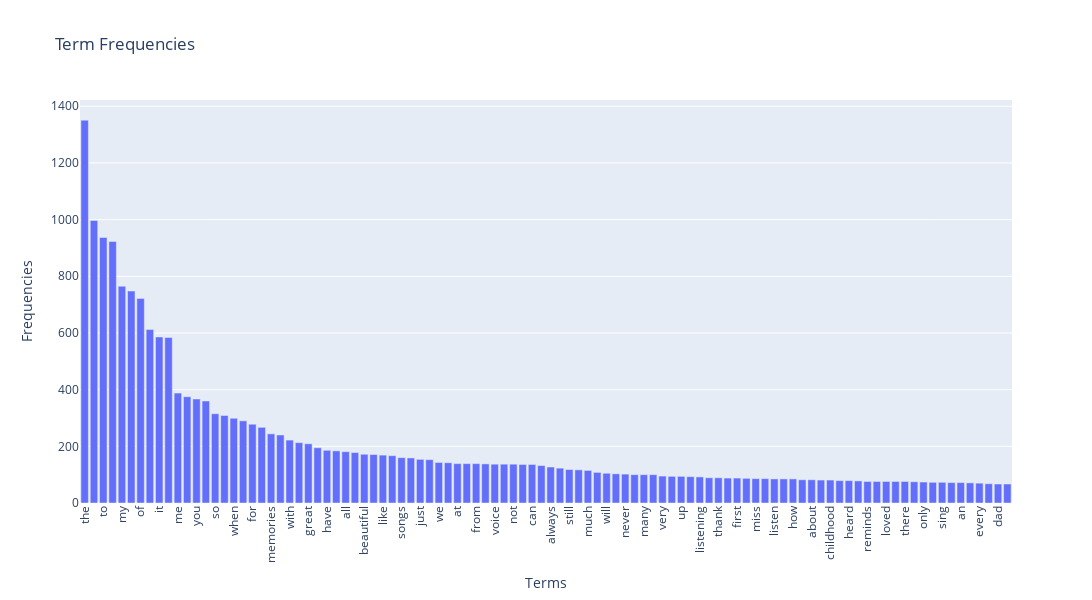

The notebook cell saved with this chart:
### Code cell
# Answer here

# Visualize top 100 terms only 
top_n = 100 
top_indices = np.argsort(term_frequencies)[-top_n:][::-1] 

terms = count_vect.get_feature_names_out()[top_indices]
frequencies = np.array(term_frequencies)[top_indices]

data = pd.DataFrame({'Term': terms, 'Frequency': frequencies})
fig = px.bar(data, x='Term', y='Frequency', title='Term Frequencies', 
              labels={'Term': 'Terms', 'Frequency': 'Frequencies'})
fig.update_layout(xaxis_tickangle=-90, height=600, width=1600)
fig.show()

### Figure 1 — Plotly figure (JSON) as saved in the notebook; plotly's stock layout.template omitted (floating-point values rounded to 4 significant figures)
{"data": [{"alignmentgroup": "True", "hovertemplate": "Terms=%{x}<br>Frequencies=%{y}<extra></extra>", "legendgroup": "", "marker": {"color": "#636efa", "pattern": {"shape": ""}}, "name": "", "offsetgroup": "", "orientation": "v", "showlegend": false, "textposition": "auto", "type": "bar", "x": ["the", "this", "to", "and", "my", "song", "of", "in", "it", "was", "me", "is", "you", "that", "so", "love", "when", "back", "for", "music", "memories", "on", "with", "time", "great", "but", "have", "years", "all", "he", "beautiful", "as", "like", "one", "songs", "old", "just", "her", "we", "she", "at", "be", "from", "good", "voice", "now", "not", "what", "can", "remember", "always", "his", "still", "they", "much", "brings", "will", "are", "never", "had", "many", "days", "very", "am", "up", "best", "listening", "him", "thank", "these", "first", "really", "miss", "who", "listen", "out", "how", "hear", "about", "were", "childhood", "no", "heard", "ever", "reminds", "those", "loved", "would", "there", "by", "only", "know", "sing", "more", "an", "has", "every", "if", "dad", "life"], "xaxis": "x", "y": [1351, 997, 937, 923, 765, 748, 722, 612, 586, 584, 388, 375, 367, 360, 315, 309, 299, 290, 278, 267, 244, 240, 222, 213, 209, 195, 186, 184, 181, 178, 172, 171, 169, 167, 160, 159, 154, 153, 143, 142, 139, 139, 139, 138, 137, 137, 137, 136, 136, 132, 127, 123, 118, 117, 115, 108, 105, 103, 102, 100, 100, 100, 95, 94, 94, 93, 92, 89, 89, 88, 88, 87, 86, 86, 85, 85, 85, 82, 82, 81, 81, 79, 79, 78, 76, 76, 76, 76, 76, 75, 74, 73, 73, 72, 72, 71, 70, 68, 67, 67], "yaxis": "y"}], "layout": {"barmode": "relative", "height": 600, "legend": {"tracegroupgap": 0}, "title": {"text": "Term Frequencies"}, "width": 1600, "xaxis": {"anchor": "y", "domain": [0, 1], "tickangle": -90, "title": {"text": "Terms"}}, "yaxis": {"anchor": "x", "domain": [0, 1], "title": {"text": "Frequencies"}}}}
